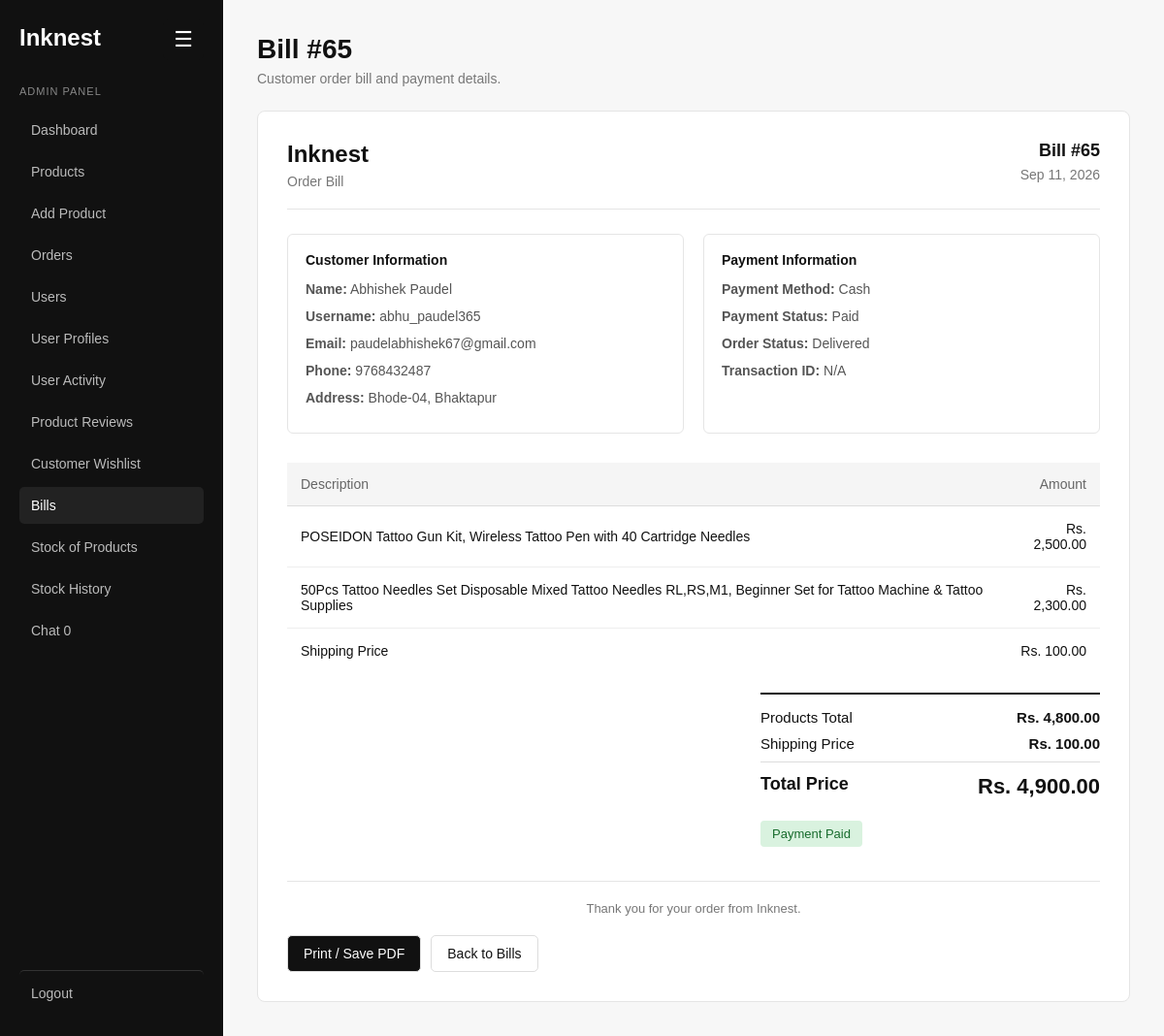
The page /admin/bill.php?order_id=65 (signed in) on the database its author committed.
### tables this page shows
CREATE TABLE `orders` (
  `id` int(11) NOT NULL,
  `user_id` int(11) DEFAULT NULL,
  `total_amount` decimal(10,2) NOT NULL,
  `status` varchar(30) NOT NULL DEFAULT 'Pending',
  `order_date` timestamp NOT NULL DEFAULT current_timestamp(),
  `payment_method` enum('esewa','khalti','cash') NOT NULL,
  `payment_status` varchar(30) NOT NULL DEFAULT 'Pending',
  `transaction_id` varchar(255) DEFAULT NULL,
  `email` varchar(255) NOT NULL,
  `phone` varchar(20) NOT NULL,
  `delivery_address` text NOT NULL,
  `stock_deducted` tinyint(1) NOT NULL DEFAULT 0
);

CREATE TABLE `users` (
  `id` int(11) NOT NULL,
  `first_name` varchar(200) NOT NULL,
  `last_name` varchar(200) NOT NULL,
  `user_name` varchar(200) NOT NULL,
  `email` varchar(255) NOT NULL,
  `phone_no` varchar(20) NOT NULL,
  `date_of_birth` date DEFAULT NULL,
  `new_password` varchar(255) NOT NULL,
  `confirm_password` varchar(255) NOT NULL,
  `created_at` timestamp NOT NULL DEFAULT current_timestamp()
);

CREATE TABLE `order_items` (
  `id` int(11) NOT NULL,
  `order_id` int(11) NOT NULL,
  `product_id` int(11) NOT NULL,
  `quantity` int(11) NOT NULL,
  `price` decimal(10,2) NOT NULL
);

CREATE TABLE `products` (
  `id` int(11) NOT NULL,
  `product_name` varchar(255) NOT NULL,
  `category` varchar(200) NOT NULL,
  `description` text DEFAULT NULL,
  `price` decimal(10,2) NOT NULL,
  `image` varchar(255) DEFAULT NULL,
  `created_at` timestamp NOT NULL DEFAULT current_timestamp(),
  `stock` int(11) NOT NULL,
  `is_deleted` tinyint(1) NOT NULL DEFAULT 0
);

### admin/bill.php (the view, shortened to what this page needs)
<?php
include "../config/database.php";
if (isset($_GET["order_id"]) && is_numeric($_GET["order_id"])) {
    $orderId = (int) $_GET["order_id"];
    $stmt = mysqli_prepare(
        $conn,
        "SELECT
            orders.*,
            users.user_name,
            users.first_name,
            users.last_name
        FROM orders
        INNER JOIN users
            ON orders.user_id = users.id
        WHERE orders.id = ?
        LIMIT 1"
    );
    mysqli_stmt_bind_param(
        $stmt,
        "i",
        $orderId
    );
    mysqli_stmt_execute($stmt);
    $result = mysqli_stmt_get_result($stmt);
    $order = mysqli_fetch_assoc($result);
    $customerName = trim($order["first_name"] . " " . $order["last_name"]);
    $shippingPrice = 100.00;
    $itemsStmt = mysqli_prepare(
        $conn,
        "SELECT
            oi.product_id,
            oi.quantity,
            p.product_name,
            p.price
        FROM order_items oi
        INNER JOIN products p
            ON oi.product_id = p.id
        WHERE oi.order_id = ?
        ORDER BY oi.id ASC"
    );
    mysqli_stmt_bind_param(
        $itemsStmt,
        "i",
        $orderId
    );
    mysqli_stmt_execute($itemsStmt);
    $itemsResult = mysqli_stmt_get_result($itemsStmt);
    $orderItems = [];
    $productsTotal = 0;
    while ($item = mysqli_fetch_assoc($itemsResult)) {
        $quantity = (int) $item["quantity"];
        $price = (float) $item["price"];
        $itemTotal = $price * $quantity;
        $item["quantity"] = $quantity;
        $item["price"] = $price;
        $item["item_total"] = $itemTotal;
        $productsTotal += $itemTotal;
        $orderItems[] = $item;
    }
    $totalPrice = $productsTotal + $shippingPrice;
?>
<!DOCTYPE html>
<html lang="en">
<head>
    <link rel="stylesheet" href="../css/orders.css?v=<?php echo time(); ?>">
</head>
<body>
<aside class="sidebar" id="sidebar">
    <button type="button" class="sidebar-toggle" id="sidebarToggle">☰</button>
    <h1>Inknest</h1>
    <p class="admin-label">ADMIN PANEL</p>
    <nav>
        <a href="admin_dashboard.php">Dashboard</a>
        <a href="products.php">Products</a>
        <a href="add_product.php">Add Product</a>
        <a href="orders.php">Orders</a>
        <a href="users.php">Users</a>
        <a href="user_profiles.php">User Profiles</a>
        <a href="user_log.php">User Activity</a>
        <a href="product_reviews.php">Product Reviews</a>
        <a href="admin_wishlist.php">Customer Wishlist</a>
        <a href="bill.php" class="active">Bills</a>
        <a href="stock_management.php">Stock of Products</a>
        <a href="stock_history.php">Stock History</a>
        <a href="chat.php">
            Chat
            <span id="adminChatBadge" class="admin-chat-badge">
                0
            </span>
        </a>
    </nav>
    <div class="sidebar-bottom">
        <a href="admin_logout.php">Logout</a>
    </div>
</aside>
<main class="main">
    <header class="header">
        <div>
            <h2>Bill #<?php echo (int) $order["id"]; ?></h2>
            <p>Customer order bill and payment details.</p>
        </div>
    </header>
    <section class="bill-container">
        <div class="bill-header">
            <div>
                <h3>Inknest</h3>
                <p>Order Bill</p>
            </div>
            <div class="bill-number">
                <strong>
                    Bill #<?php echo (int) $order["id"]; ?>
                </strong>
                <span>
                    <?php
                    echo date(
                        "M d, Y",
                        strtotime($order["order_date"])
                    );
                    ?>
                </span>
            </div>
        </div>
        <div class="bill-info">
            <div class="bill-info-box">
                <h4>Customer Information</h4>
                <p>
                    <strong>Name:</strong>
                    <?php
                    echo htmlspecialchars(
                        $customerName
                    );
                    ?>
                </p>
                <p>
                    <strong>Username:</strong>
                    <?php
                    echo htmlspecialchars(
                        $order["user_name"]
                    );
                    ?>
                </p>
                <p>
                    <strong>Email:</strong>
                    <?php
                    echo htmlspecialchars(
                        $order["email"]
                    );
                    ?>
                </p>
                <p>
                    <strong>Phone:</strong>
                    <?php
                    echo htmlspecialchars(
                        $order["phone"]
                    );
                    ?>
                </p>
                <p>
                    <strong>Address:</strong>
                    <?php
                    echo htmlspecialchars(
                        $order["delivery_address"]
                    );
                    ?>
                </p>
            </div>
            <div class="bill-info-box">
                <h4>Payment Information</h4>
                <p>
                    <strong>Payment Method:</strong>
                    <?php
                    echo !empty(
                        $order["payment_method"]
                    )
                        ? htmlspecialchars(
                            ucfirst(
                                $order["payment_method"]
                            )
                        )
                        : "N/A";
                    ?>
                </p>
                <p>
                    <strong>Payment Status:</strong>
                    <?php
                    echo htmlspecialchars(
                        $order["payment_status"]
                    );
                    ?>
                </p>
                <p>
                    <strong>Order Status:</strong>
                    <?php
                    echo htmlspecialchars(
                        $order["status"]
                    );
                    ?>
                </p>
                <p>
                    <strong>Transaction ID:</strong>
                    <?php
                    echo !empty(
                        $order["transaction_id"]
                    )
                        ? htmlspecialchars(
                            $order["transaction_id"]
                        )
                        : "N/A";
                    ?>
                </p>
            </div>
        </div>
        <table class="bill-table">
            <thead>
                <tr>
                    <th>Description</th>
                    <th>Amount</th>
                </tr>
            </thead>
            <tbody>
            <?php if (!empty($orderItems)): ?>
                <?php foreach ($orderItems as $item): ?>
                    <tr>
                        <td>
                            <?php
                            echo htmlspecialchars(
                                $item["product_name"]
                            );
                            ?>
                        </td>
                        <td>
                            Rs.
                            <?php
                            echo number_format(
                                $item["item_total"],
                                2
                            );
                            ?>
                        </td>
                    </tr>
                <?php endforeach; ?>
            <?php endif; ?>
                <tr>
                    <td>
                        Shipping Price
                    </td>
                    <td>
                        Rs.
                        <?php
                        echo number_format(
                            $shippingPrice,
                            2
                        );
                        ?>
                    </td>
                </tr>
            </tbody>
        </table>
        <div class="bill-total">
            <div class="total-box">
                <div class="total-row">
                    <span>
                        Products Total
                    </span>
                    <strong>
                        Rs.
                        <?php
                        echo number_format(
                            $productsTotal,
                            2
                        );
                        ?>
                    </strong>
                </div>
                <div class="total-row">
                    <span>
                        Shipping Price
                    </span>
                    <strong>
                        Rs.
                        <?php
                        echo number_format(
                            $shippingPrice,
                            2
                        );
                        ?>
                    </strong>
                </div>
                <div class="total-row final-total">
                    <span>
                        Total Price
                    </span>
                    <strong>
                        Rs.
                        <?php
                        echo number_format(
                            $totalPrice,
                            2
                        );
                        ?>
                    </strong>
                </div>
                <span class="paid-status">
                    Payment Paid
                </span>
            </div>
        </div>
        <div class="bill-footer">
            Thank you for your order from Inknest.
        </div>
        <div class="bill-actions">
            <button type="button" onclick="window.print()">Print / Save PDF</button>
            <a href="bill.php">Back to Bills</a>
        </div>
    </section>
</main>
</body>
</html>
<?php
exit();
}
?>

### css/orders.css (style rules this page uses)
* { margin: 0; padding: 0; box-sizing: border-box; font-family: Arial, sans-serif; }
body { background: #f7f7f7; color: #111; min-height: 100vh; }
.sidebar { width: 230px; background: #111; color: #fff; position: fixed; top: 0; bottom: 0; left: 0; padding: 25px 20px; }
.sidebar h1 { font-size: 24px; margin-bottom: 35px; }
.admin-label { color: #888; font-size: 11px; letter-spacing: 1px; margin-bottom: 15px; }
.sidebar nav { display: flex; flex-direction: column; gap: 5px; }
.sidebar a { color: #bbb; text-decoration: none; padding: 11px 12px; border-radius: 5px; font-size: 14px; }
.sidebar a:hover, .sidebar a.active { background: #222; color: #fff; }
.sidebar-bottom { position: absolute; bottom: 25px; left: 20px; right: 20px; }
.sidebar-bottom a { display: block; border-top: 1px solid #333; padding-top: 15px; }
.main { margin-left: 230px; padding: 35px; }
.header { display: flex; justify-content: space-between; align-items: center; margin-bottom: 25px; }
.header h2 { font-size: 28px; margin-bottom: 6px; }
.header p { color: #777; font-size: 14px; }
table { width: 100%; border-collapse: collapse; }
th { text-align: left; font-size: 13px; color: #666; font-weight: 500; background: #fafafa; padding: 15px; border-bottom: 1px solid #eee; }
td { padding: 15px; font-size: 14px; border-bottom: 1px solid #eee; vertical-align: middle; }
tr:last-child td { border-bottom: none; }

### admin/bill.php (style rules this page uses)
.sidebar { position: fixed; transition: transform 0.3s ease; overflow: hidden; }
.sidebar-toggle { position: absolute; top: 20px; right: 20px; z-index: 1002; width: 42px; height: 42px; border: none; border-radius: 6px; background: #111; color: #fff; font-size: 22px; cursor: pointer; display: flex; align-items: center; justify-content: center; }
.main { transition: margin-left 0.3s ease; }
.bill-container { background: #fff; border: 1px solid #e5e5e5; border-radius: 8px; padding: 30px; max-width: 900px; }
.bill-header { display: flex; justify-content: space-between; border-bottom: 1px solid #e5e5e5; padding-bottom: 20px; margin-bottom: 25px; }
.bill-header h3 { font-size: 24px; margin-bottom: 6px; }
.bill-header p { color: #777; font-size: 14px; }
.bill-number { text-align: right; }
.bill-number strong { display: block; font-size: 18px; margin-bottom: 5px; }
.bill-number span { color: #777; font-size: 14px; }
.bill-info { display: grid; grid-template-columns: 1fr 1fr; gap: 20px; margin-bottom: 30px; }
.bill-info-box { border: 1px solid #e5e5e5; border-radius: 6px; padding: 18px; }
.bill-info-box h4 { margin-bottom: 12px; font-size: 14px; }
.bill-info-box p { font-size: 14px; color: #555; margin-bottom: 7px; line-height: 1.5; }
.bill-table { width: 100%; border-collapse: collapse; }
.bill-table th { background: #f5f5f5; padding: 14px; text-align: left; font-size: 14px; border-bottom: 1px solid #ddd; }
.bill-table td { padding: 15px 14px; font-size: 14px; border-bottom: 1px solid #eee; }
.bill-table th:last-child, .bill-table td:last-child { text-align: right; }
.bill-total { margin-top: 20px; display: flex; justify-content: flex-end; }
.total-box { width: 350px; border-top: 2px solid #111; padding-top: 15px; }
.total-row { display: flex; justify-content: space-between; font-size: 15px; margin-bottom: 10px; }
.total-row strong { font-size: 15px; }
.final-total { border-top: 1px solid #ddd; padding-top: 12px; margin-top: 10px; }
.final-total span { font-size: 18px; font-weight: 600; }
.final-total strong { font-size: 22px; }
.paid-status { display: inline-block; margin-top: 12px; padding: 6px 12px; background: #d9f2df; color: #176b2c; border-radius: 4px; font-size: 13px; }
.bill-footer { margin-top: 35px; padding-top: 20px; border-top: 1px solid #e5e5e5; color: #777; font-size: 13px; text-align: center; }
.bill-actions { display: flex; gap: 10px; margin-top: 20px; }
.bill-actions button, .bill-actions a { padding: 10px 16px; border: 1px solid #ddd; background: #111; color: #fff; border-radius: 5px; text-decoration: none; font-size: 14px; cursor: pointer; }
.bill-actions a { background: #fff; color: #111; }

### rows shown on the page
orders: id "65", order_date "Sep 11, 2026", user.last_name "Abhishek Paudel", user.user_name "abhu_paudel365", email "paudelabhishek67@gmail.com", phone "9768432487", delivery_address "Bhode-04, Bhaktapur", payment_method "Cash", payment_status "Paid", status "Delivered"
order_items: product.product_name "POSEIDON Tattoo Gun Kit, Wireless Tattoo Pen with 40 Cartridge Needles", item_total "2,500.00"
order_items: product.product_name "50Pcs Tattoo Needles Set Disposable Mixed Tattoo Needles RL,RS,M1, Beginner Set for Tattoo Machine & Tattoo Supplies", item_total "2,300.00"

### other values the page prints
$shippingPrice "100.00"
$productsTotal "4,800.00"
$totalPrice "4,900.00"
